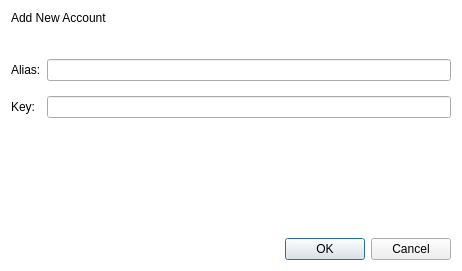
<?xml version="1.0" encoding="UTF-8"?>
<ui version="4.0">
 <class>Dialog</class>
 <widget class="QDialog" name="Dialog">
  <property name="geometry">
   <rect>
    <x>0</x>
    <y>0</y>
    <width>462</width>
    <height>271</height>
   </rect>
  </property>
  <property name="windowTitle">
   <string>Dialog</string>
  </property>
  <property name="styleSheet">
   <string notr="true">#Dialog {
background-color: white;
}</string>
  </property>
  <layout class="QVBoxLayout" name="verticalLayout">
   <item>
    <widget class="QLabel" name="label_3">
     <property name="sizePolicy">
      <sizepolicy hsizetype="Preferred" vsizetype="Fixed">
       <horstretch>0</horstretch>
       <verstretch>0</verstretch>
      </sizepolicy>
     </property>
     <property name="styleSheet">
      <string notr="true">font: 12pt &quot;Segoe UI&quot;;</string>
     </property>
     <property name="text">
      <string>Add New Account</string>
     </property>
    </widget>
   </item>
   <item>
    <spacer name="verticalSpacer">
     <property name="orientation">
      <enum>Qt::Vertical</enum>
     </property>
     <property name="sizeType">
      <enum>QSizePolicy::Fixed</enum>
     </property>
     <property name="sizeHint" stdset="0">
      <size>
       <width>20</width>
       <height>28</height>
      </size>
     </property>
    </spacer>
   </item>
   <item>
    <layout class="QFormLayout" name="formLayout">
     <property name="verticalSpacing">
      <number>15</number>
     </property>
     <item row="0" column="0">
      <widget class="QLabel" name="name_label">
       <property name="text">
        <string>Alias:</string>
       </property>
      </widget>
     </item>
     <item row="0" column="1">
      <widget class="QLineEdit" name="name_input"/>
     </item>
     <item row="1" column="0">
      <widget class="QLabel" name="key_label">
       <property name="text">
        <string>Key:</string>
       </property>
      </widget>
     </item>
     <item row="1" column="1">
      <widget class="QLineEdit" name="key_input"/>
     </item>
    </layout>
   </item>
   <item>
    <spacer name="verticalSpacer_2">
     <property name="orientation">
      <enum>Qt::Vertical</enum>
     </property>
     <property name="sizeHint" stdset="0">
      <size>
       <width>20</width>
       <height>62</height>
      </size>
     </property>
    </spacer>
   </item>
   <item>
    <widget class="QDialogButtonBox" name="buttonBox">
     <property name="orientation">
      <enum>Qt::Horizontal</enum>
     </property>
     <property name="standardButtons">
      <set>QDialogButtonBox::Cancel|QDialogButtonBox::Ok</set>
     </property>
    </widget>
   </item>
  </layout>
 </widget>
 <resources/>
 <connections>
  <connection>
   <sender>buttonBox</sender>
   <signal>accepted()</signal>
   <receiver>Dialog</receiver>
   <slot>accept()</slot>
   <hints>
    <hint type="sourcelabel">
     <x>248</x>
     <y>254</y>
    </hint>
    <hint type="destinationlabel">
     <x>157</x>
     <y>274</y>
    </hint>
   </hints>
  </connection>
  <connection>
   <sender>buttonBox</sender>
   <signal>rejected()</signal>
   <receiver>Dialog</receiver>
   <slot>reject()</slot>
   <hints>
    <hint type="sourcelabel">
     <x>316</x>
     <y>260</y>
    </hint>
    <hint type="destinationlabel">
     <x>286</x>
     <y>274</y>
    </hint>
   </hints>
  </connection>
 </connections>
</ui>
